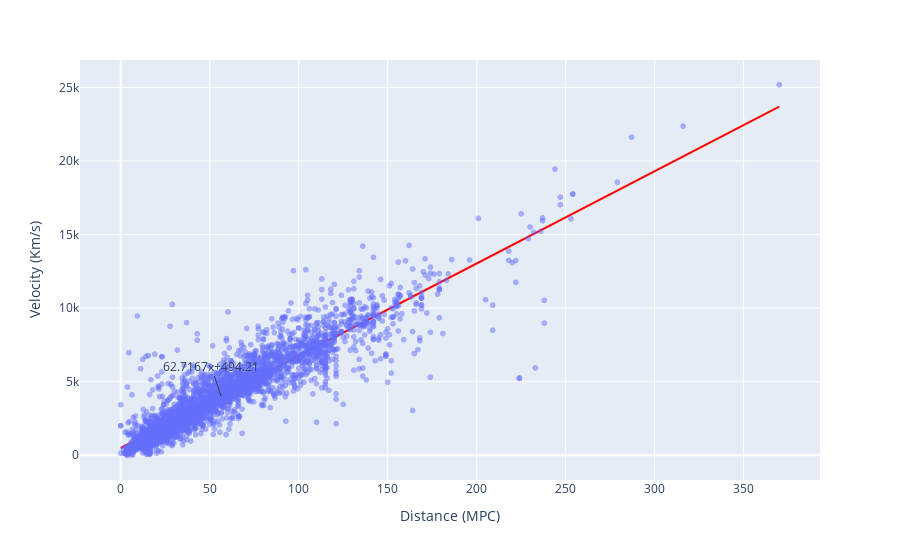

Notebook code cell kept with this figure:
### Code cell
from astroquery.ipac.ned import Ned
import numpy as np
import os
import urllib.request
from astroquery.gaia import Gaia
from astropy import log
import pandas as pd
import os
import glob
import numpy as np
import importlib
from matplotlib import colors
import matplotlib.pyplot as plt
import plotly.express as px
import plotly.graph_objects as go

def fit_line(x, y):
    # given one dimensional x and y vectors - return x and y for fitting a line on top of the regression
    # inspired by the numpy manual - https://docs.scipy.org/doc/numpy/reference/generated/numpy.linalg.lstsq.html 
    x = x.to_numpy() # convert into numpy arrays
    y = y.to_numpy() # convert into numpy arrays

    A = np.vstack([x, np.ones(len(x))]).T # sent the design matrix using the intercepts
    m, c = np.linalg.lstsq(A, y, rcond=None)[0]

    return m, c

hubble_objs = { "S. Mag", "L. Mag",
 "NGC 278", "NGC 404", "NGC 584", "NGC 936", "NGC 1023", "NGC 1700", "NGC 2681", "NGC 2683", "NGC 2841", 
 "NGC 3034", "NGC 3115", "NGC 3368", "NGC 3379", "NGC 3489", "NGC 3521", "NGC 3623", "NGC 4111", "NGC 4526",
 "NGC 4565", "NGC 4594", "NGC 5005", "NGC 5866",
 "NGC 6822", "NGC 598", "NGC 221", "NGC 224", 
    "NGC 5457", "NGC 4736", "NGC 5194", "NGC 4449", "NGC 4214", "NGC 3031", "NGC 3627",
    "NGC 4826", "NGC 5236", "NGC 1068", "NGC 5055", "NGC 7331", "NGC 4258", "NGC 4151",
    "NGC 4382", "NGC 4472", "NGC 4486", "NGC 4649" }

print("Rows: {}".format(len(hubble_objs)))
distances = pd.read_csv("NED-D.csv")

def get_obj(m):
    try:
        obj_data = Ned.query_object(m).to_pandas().iloc[0]

        d = distances.loc[distances['ID'] == obj_data['Object Name']]
        if d.empty:
            return None
        mpc = d.sort_values(by=['Error']).iloc[0]['MPC']

        return pd.DataFrame([[obj_data['Object Name'], obj_data['Velocity'], mpc]], columns=['Name', 'Velocity', 'MPC'])
    except:
        return None

i = 0
step = 50
while i < 9999:
    file_name = "data/obj_{}_{}.csv".format(i, i+step)
    if os.path.isfile(file_name):
        log.info("Skipping: " + file_name)
    else:
        log.info("Downloading data for: " + file_name)
        objects = []
        for y in range(i, i+step):
            objects.append("NGC {}".format(y))

        try:
            data = pd.concat(mo for obj in objects if (mo:=get_obj(obj)) is not None)
            data.to_csv(file_name)
        except:
            {}

    i = i + step


# Grab the previously calculated results
data = pd.concat(pd.read_csv(f) for f in glob.glob("data/obj_*.csv"))
data.dropna()
data = data[data['MPC'] > 0]
#data = data[data['MPC'] < 100]
data = data[data['Velocity'] > 0]
#data = pd.concat(mo for obj in hubble_objs if (mo:=get_obj(obj)) is not None)

data.index = pd.RangeIndex(0, data.shape[0])

data.Velocity = data.Velocity.abs()
display(data)

# plot the data as a scatter plot
fig = px.scatter(x=data['MPC'], y=data['Velocity'], opacity=.5, labels={"x" : "Distance (MPC)", "y" : "Velocity (Km/s)"}) 

# fit a linear model 
m, c = fit_line(x = data['MPC'], y = data['Velocity'])

# add the linear fit on top
fig.add_trace(
    go.Scatter(
        x=data['MPC'],
        y=m*data['MPC'] + c,
        mode="lines",
        line=go.scatter.Line(color="red"),
        showlegend=False)
)
# optionally you can show the slop and the intercept 
mid_point = data['MPC'].mean()
fig.update_layout(
    showlegend=False,
    annotations=[
        go.layout.Annotation(
            x=mid_point,
            y=m*mid_point + c,
            xref="x",
            yref="y",
            text=str(round(m, 4))+'x+'+str(round(c, 2)) ,
        )
    ]
)
fig.show()
#fig.write_image('hubble_constant.png')

### Figure 1 — Plotly figure (JSON) as saved in the notebook; plotly's stock layout.template omitted (floating-point values rounded to 4 significant figures; data arrays with more than 128 entries replaced by an {"elided": "..."} marker saying what was removed)
{"data": [{"hovertemplate": "Distance (MPC)=%{x}<br>Velocity (Km/s)=%{y}<extra></extra>", "legendgroup": "", "marker": {"color": "#636efa", "opacity": 0.5, "symbol": "circle"}, "mode": "markers", "name": "", "showlegend": false, "type": "scattergl", "x": {"elided": "3760 float values"}, "xaxis": "x", "y": {"elided": "3760 int values"}, "yaxis": "y"}, {"line": {"color": "red"}, "mode": "lines", "showlegend": false, "type": "scatter", "x": {"elided": "3760 float values"}, "y": {"elided": "3760 float values"}}], "layout": {"annotations": [{"text": "62.7167x+494.21", "x": 56.35, "xref": "x", "y": 4028.0, "yref": "y"}], "legend": {"tracegroupgap": 0}, "margin": {"t": 60}, "showlegend": false, "xaxis": {"anchor": "y", "domain": [0, 1], "title": {"text": "Distance (MPC)"}}, "yaxis": {"anchor": "x", "domain": [0, 1], "title": {"text": "Velocity (Km/s)"}}}}
